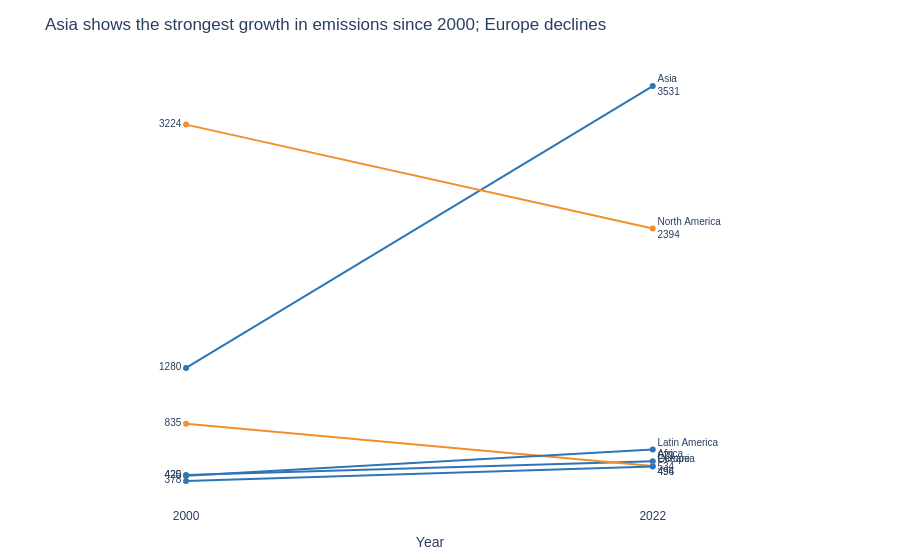

Notebook code cell kept with this figure:
### Code cell
fig.update_layout(
    title="Asia shows the strongest growth in emissions since 2000; Europe declines",
    plot_bgcolor='white',
    paper_bgcolor='white',
    font=dict(family='Arial', size=12),

    xaxis=dict(
        tickvals=[2000, 2022],
        ticktext=['2000', '2022'],
        showgrid=False,
        range=[1995, 2028]
    ),

    yaxis=dict(
        showgrid=False,
        showticklabels=False,
        title=''
    ),

    margin=dict(l=80, r=120, t=60, b=40)
)

### Figure 1 — Plotly figure (JSON) as saved in the notebook; plotly's stock layout.template omitted (floating-point values rounded to 4 significant figures)
{"data": [{"hovertemplate": "Region=Africa<br>Year=%{x}<br>CO2_Mt=%{y}<extra></extra>", "legendgroup": "Africa", "line": {"color": "#2E75B6", "dash": "solid"}, "marker": {"symbol": "circle"}, "mode": "lines+markers+text", "name": "Africa", "orientation": "v", "showlegend": false, "text": ["425", "Africa<br>534"], "textfont": {"family": "Arial", "size": 10}, "textposition": ["middle left", "middle right"], "type": "scatter", "x": [2000, 2022], "xaxis": "x", "y": [425.4, 534.4], "yaxis": "y"}, {"hovertemplate": "Region=Asia<br>Year=%{x}<br>CO2_Mt=%{y}<extra></extra>", "legendgroup": "Asia", "line": {"color": "#2E75B6", "dash": "solid"}, "marker": {"symbol": "circle"}, "mode": "lines+markers+text", "name": "Asia", "orientation": "v", "showlegend": false, "text": ["1280", "Asia<br>3531"], "textfont": {"family": "Arial", "size": 10}, "textposition": ["middle left", "middle right"], "type": "scatter", "x": [2000, 2022], "xaxis": "x", "y": [1280.0, 3531.0], "yaxis": "y"}, {"hovertemplate": "Region=Europe<br>Year=%{x}<br>CO2_Mt=%{y}<extra></extra>", "legendgroup": "Europe", "line": {"color": "#F28E2B", "dash": "solid"}, "marker": {"symbol": "circle"}, "mode": "lines+markers+text", "name": "Europe", "orientation": "v", "showlegend": false, "text": ["835", "Europe<br>496"], "textfont": {"family": "Arial", "size": 10}, "textposition": ["middle left", "middle right"], "type": "scatter", "x": [2000, 2022], "xaxis": "x", "y": [834.9, 496.5], "yaxis": "y"}, {"hovertemplate": "Region=Latin America<br>Year=%{x}<br>CO2_Mt=%{y}<extra></extra>", "legendgroup": "Latin America", "line": {"color": "#2E75B6", "dash": "solid"}, "marker": {"symbol": "circle"}, "mode": "lines+markers+text", "name": "Latin America", "orientation": "v", "showlegend": false, "text": ["420", "Latin America<br>629"], "textfont": {"family": "Arial", "size": 10}, "textposition": ["middle left", "middle right"], "type": "scatter", "x": [2000, 2022], "xaxis": "x", "y": [419.9, 629.1], "yaxis": "y"}, {"hovertemplate": "Region=North America<br>Year=%{x}<br>CO2_Mt=%{y}<extra></extra>", "legendgroup": "North America", "line": {"color": "#F28E2B", "dash": "solid"}, "marker": {"symbol": "circle"}, "mode": "lines+markers+text", "name": "North America", "orientation": "v", "showlegend": false, "text": ["3224", "North America<br>2394"], "textfont": {"family": "Arial", "size": 10}, "textposition": ["middle left", "middle right"], "type": "scatter", "x": [2000, 2022], "xaxis": "x", "y": [3224.0, 2394.0], "yaxis": "y"}, {"hovertemplate": "Region=Oceania<br>Year=%{x}<br>CO2_Mt=%{y}<extra></extra>", "legendgroup": "Oceania", "line": {"color": "#2E75B6", "dash": "solid"}, "marker": {"symbol": "circle"}, "mode": "lines+markers+text", "name": "Oceania", "orientation": "v", "showlegend": false, "text": ["378", "Oceania<br>494"], "textfont": {"family": "Arial", "size": 10}, "textposition": ["middle left", "middle right"], "type": "scatter", "x": [2000, 2022], "xaxis": "x", "y": [378.4, 493.7], "yaxis": "y"}], "layout": {"font": {"family": "Arial", "size": 12}, "legend": {"title": {"text": "Region"}, "tracegroupgap": 0}, "margin": {"b": 40, "l": 80, "r": 120, "t": 60}, "paper_bgcolor": "white", "plot_bgcolor": "white", "title": {"text": "Asia shows the strongest growth in emissions since 2000; Europe declines"}, "xaxis": {"anchor": "y", "domain": [0, 1], "range": [1995, 2028], "showgrid": false, "ticktext": ["2000", "2022"], "tickvals": [2000, 2022], "title": {"text": "Year"}}, "yaxis": {"anchor": "x", "domain": [0, 1], "showgrid": false, "showticklabels": false, "title": {"text": ""}}}}
